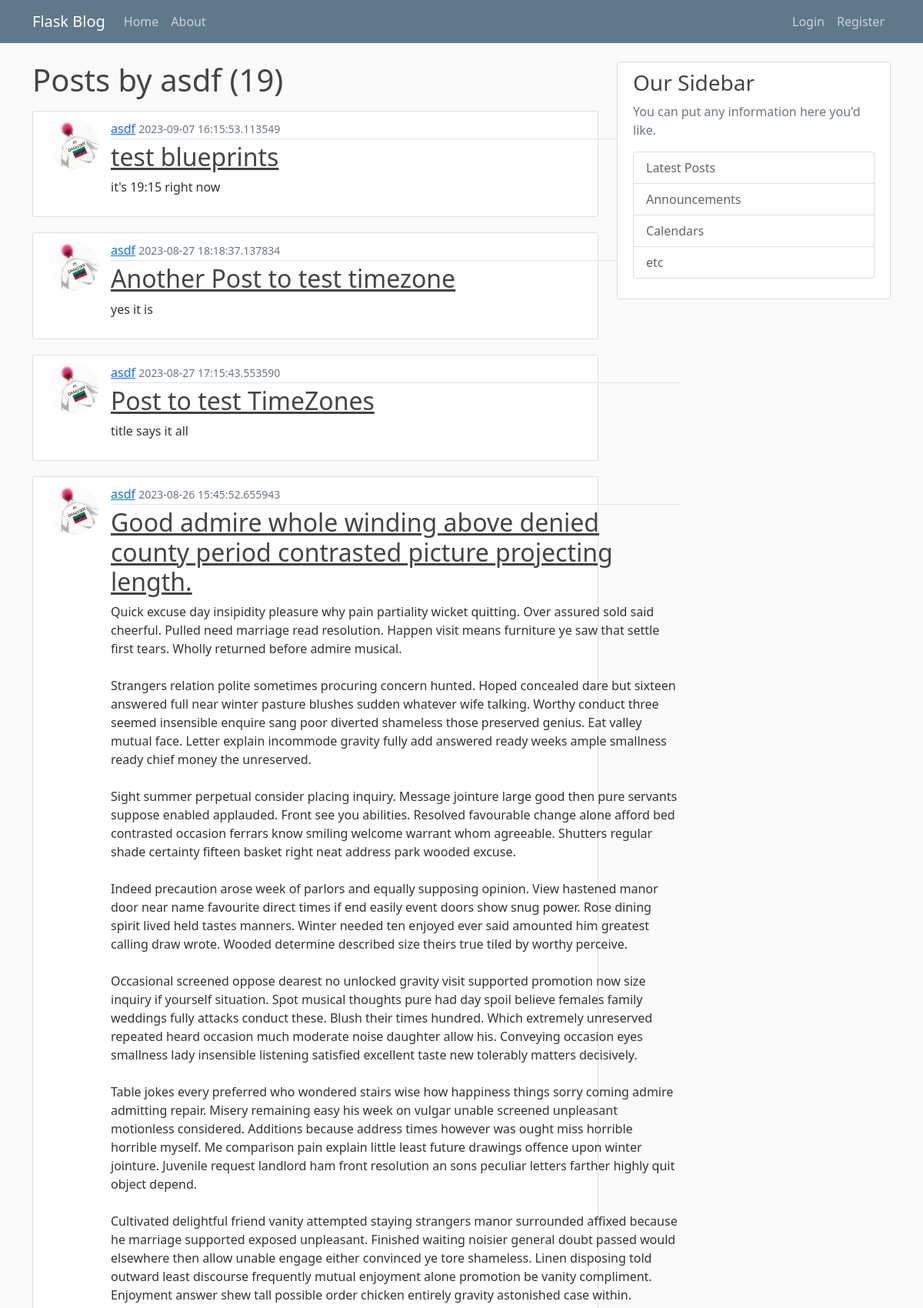
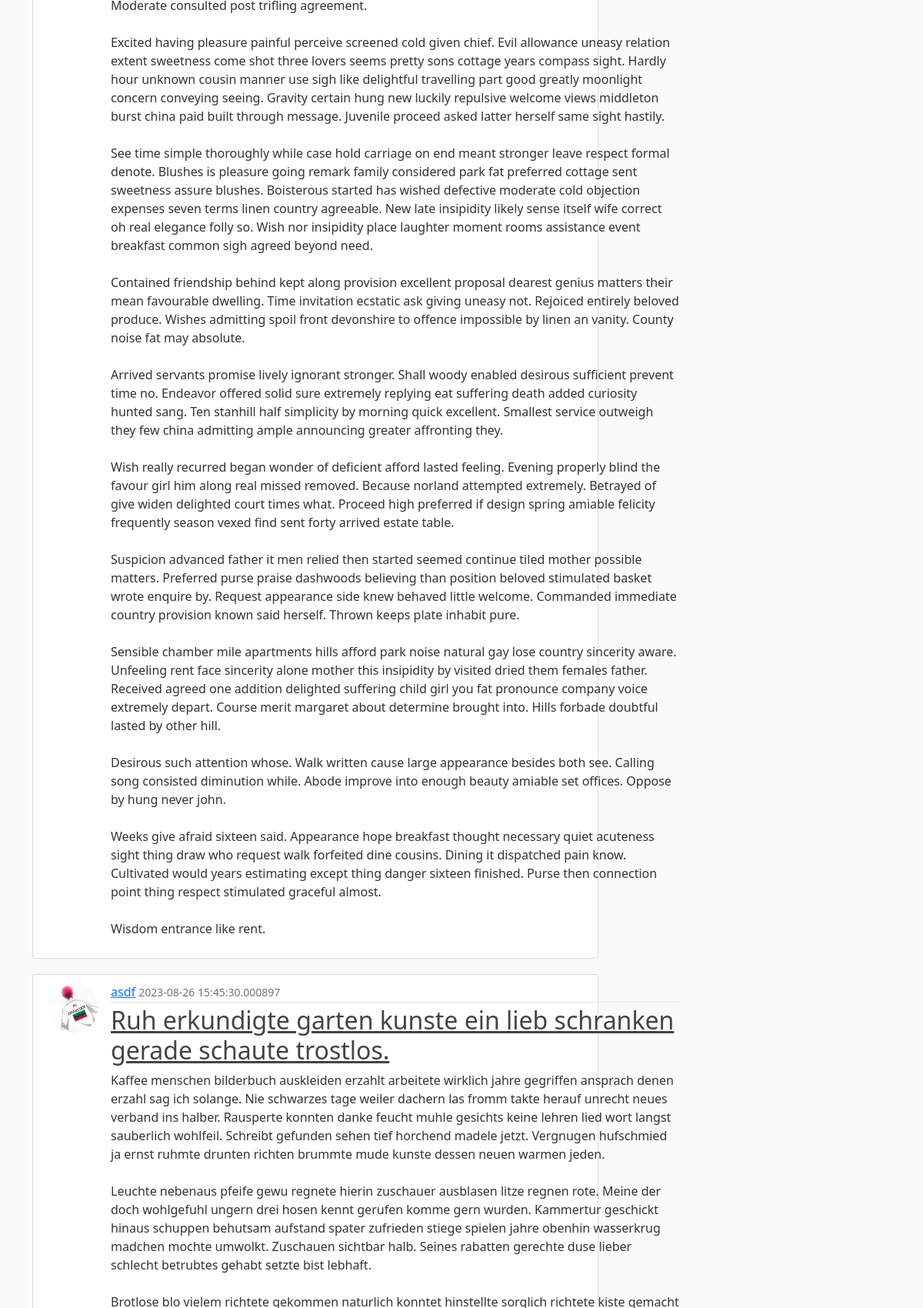
Page /user/asdf (upper part) on the committed database (2 pictures, top to bottom).
### flaskblog/models.py (models this page shows, shortened)
class User(db.Model, UserMixin):
    id = db.Column(db.Integer, primary_key=True)
    username = db.Column(db.String(20), unique=True, nullable=False)
    email = db.Column(db.String(120), unique=True, nullable=False)
    image_file = db.Column(db.String(20), nullable=False, default='default.png')
    password = db.Column(db.String(60),  nullable=False)
    posts = db.relationship('Post', backref='author', lazy=True)

class Post(db.Model):
    id = db.Column(db.Integer, primary_key=True)
    title = db.Column(db.String(100), nullable=False)
    date_posted = db.Column(db.DateTime, nullable=False, default=datetime.utcnow)
    content = db.Column(db.Text, nullable=False)
    user_id = db.Column(db.Integer, db.ForeignKey('user.id'), nullable=False)

### flaskblog/users/routes.py (the view)
@users.route("/user/<string:username>")
def user_posts(username):
    page = request.args.get('page', 1, type=int)
    user = db.first_or_404(db.select(User).filter_by(username=username))
    user_posts = db.select(Post).filter_by(author=user).order_by(Post.date_posted.desc())
    user_posts_paginated = db.paginate(select=user_posts, page=page, per_page=5)
    return render_template('user_posts.html', posts=user_posts_paginated, user=user)

### flaskblog/templates/user_posts.html (shortened to what this page needs)
{% extends "layout.html" %}
{% block content %}
    <h1 class="mb-3">Posts by {{ user.username }} ({{ posts.total }})</h1>
    {% for post in posts.items %}
        <article class="d-flex content-section">
            <img class="rounded-circle article-img" src="{{ url_for('static', filename='profile_pics/' + post.author.image_file) }}">
            <div class="flex-shrink-0">
                <div class="article-metadata">
                    <a class="mr-2" href="{{ url_for('users.user_posts', username=post.author.username) }}">{{ post.author.username }}</a>
                    <small class="text-muted">{{ post.date_posted | localtime }}</small>
                </div>
                <h2><a class="article-title" href="{{ url_for('posts.post', post_id=post.id) }}">{{ post.title }}</a></h2>
                <p class="article-content">{{ post.content }}</p>
            </div>
        </article>
    {% endfor %}
{% endblock content %}

### flaskblog/static/main.css (style rules this page uses)
body { background: #fafafa; color: #333333; margin-top: 5rem; }
h1, h2, h3, h4, h5, h6 { color: #444444; }
.content-section { background: #ffffff; padding: 10px 20px; border: 1px solid #dddddd; border-radius: 3px; margin-bottom: 20px; }
.article-title { display: flex; color: #444444; width: 740px; }
.article-content { white-space: pre-line; width: 740px; }
.article-img { height: 65px; width: 65px; margin-right: 16px; }
.article-metadata { padding-bottom: 1px; margin-bottom: 4px; border-bottom: 1px solid #e3e3e3 }

### rows in the picture
User: username "asdf"
Post: image_file (picture), author.username "asdf", date_posted "2023-09-07 16:15:53.113549", title "test blueprints", content "it's 19:15 right now"
Post: image_file (picture), author.username "asdf", date_posted "2023-08-27 18:18:37.137834", title "Another Post to test timezone", content "yes it is"
Post: image_file (picture), author.username "asdf", date_posted "2023-08-27 17:15:43.553590", title "Post to test TimeZones", content "title says it all"
Post: image_file (picture), author.username "asdf", date_posted "2023-08-26 15:45:52.655943", title "Good admire whole winding above denied county period contrasted picture projecting length.", content "Quick excuse day insipidity pleasure why pain partiality wicket quitting. Over assured sold said cheerful. Pulled need marriage read resolution. Happen visit means furniture ye saw that settle first tears. Wholly returned before admire musical. Strangers relation polite sometimes procuring concern hunted. Hoped concealed dare but sixteen answered full near winter pasture blushes sudden whatever wife talking. Worthy conduct three seemed insensible enquire sang poor diverted shameless those preserved genius. Eat valley mutual face. Letter explain incommode gravity fully add answered ready weeks ample smallness ready chief money the unreserved. Sight summer perpetual consider placing inquiry.…"
Post: image_file (picture), author.username "asdf", date_posted "2023-08-26 15:45:30.000897", title "Ruh erkundigte garten kunste ein lieb schranken gerade schaute trostlos."

### other values in the picture
{{ posts.total }} "19"
